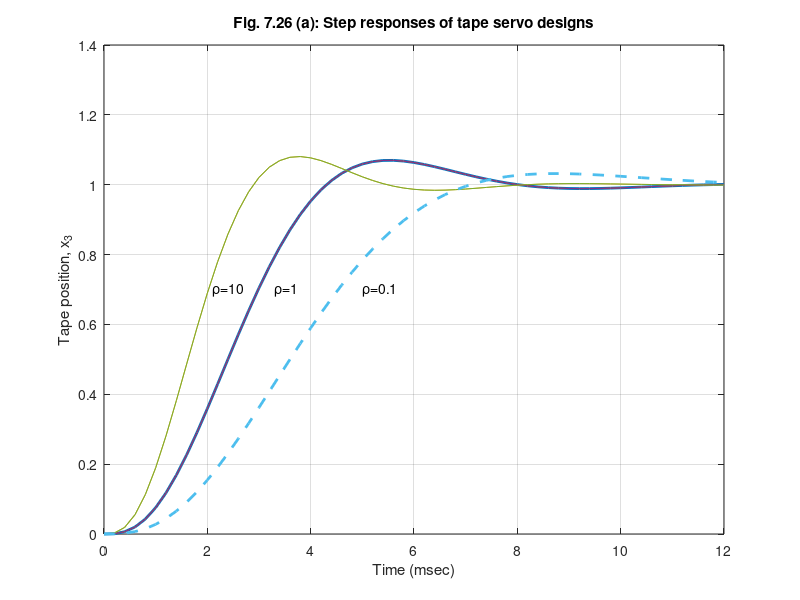

This figure's MATLAB source: (Note: this script raises an error after producing the figure.)
%  Figure 7.26      Feedback Control of Dynamic Systems, 6e
%                        Franklin, Powell, Emami
%
% fig7_26.m
% Script to plot the step position responses of the tape
% drive servo for LQR designs             
% 
clf;

f =[0    2.0000         0         0         0;
   -0.1000   -0.3500    0.1000    0.1000    0.7500;
         0         0         0    2.0000         0 ;
    0.4000    0.4000   -0.4000   -1.4000         0  ;
         0   -0.0300         0         0   -1.0000   ];

g =[0;
     0;
     0 ;
     0  ;
     1   ];
h3 =[0.5000         0    0.5000         0         0];
ht =[-0.2000   -0.2000    0.2000    0.2000         0];

j=[0];

s=[f g;h3 j];
r=[0 0 0 0 0 1]';
n=s\r
nu=n(6);
nx=n(1:5)

t=0:.2:12;
rho=1;
klqr=lqr(f,g,rho*h3'*h3,1)

%klqr =[0.6526    2.1667    0.3474    0.5976    1.0616];

flqrc=f-g*klqr;
nbarlqr = klqr*nx+nu;

sys=ss(flqrc,g*nbarlqr,h3,j);

[ylqr]=step(sys,t);
figure(1)
plot(t,[ylqr],'LineWidth',2);
title('Fig. 7.26 (a): Step responses of tape servo designs')
xlabel('Time (msec)');
ylabel('Tape position, x_3');
grid
hold on;

rho=10;
klqr2=lqr(f,g,rho*h3'*h3,1)

flqrc2=f-g*klqr2;
nbarlqr2 = klqr2*nx+nu;

sys2=ss(flqrc2,g*nbarlqr2,h3,j);

[ylqr2]=step(sys2,t);

plot(t,[ylqr ylqr2])

hold on;

rho=0.1;
klqr3=lqr(f,g,rho*h3'*h3,1)

flqrc3=f-g*klqr3;
nbarlqr3 = klqr3*nx+nu;

sys3=ss(flqrc3,g*nbarlqr3,h3,j);

[ylqr3]=step(sys3,t);

plot(t,ylqr,t,ylqr2,t,ylqr3,'--','LineWidth',2);
text(2.1,.7,'\rho=10');
text(3.3,.7,'\rho=1');
text(5,.7,'\rho=0.1');
nicegrid
hold off;

pause;

%Tension Responses

syst=ss(flqrc,g*nbarlqr,ht,j);

Tlqr=step(syst,t);

syst2=ss(flqrc2,g*nbarlqr,ht,j);

Tlqr2=step(syst2,t);

syst3=ss(flqrc3,g*nbarlqr,ht,j);

Tlqr3=step(syst3,t);

figure(2)
plot(t,Tlqr,t,Tlqr2,t,Tlqr3,'--','LineWidth',2);
title('Fig. 26 (b)Tension plots for tape servo step responses')
xlabel('Time (msec)');
ylabel('Tape tension, T');
text(3,-0.025,'\rho = 10');
text(4,-0.05,'\rho = 1');
text(6,-.1,'\rho = 0.1');
nicegrid;
